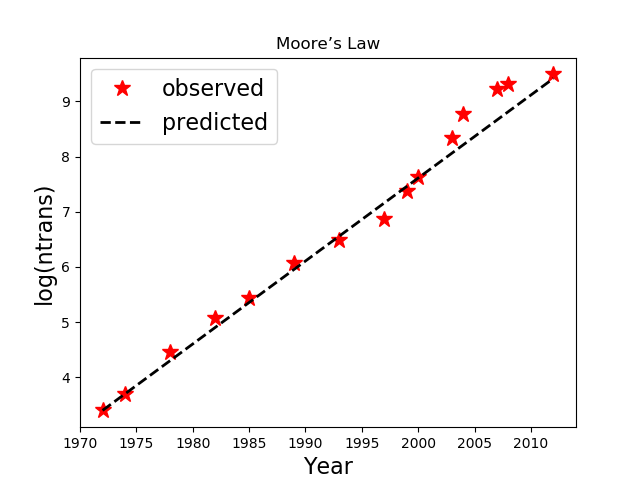

This figure's Python source:
import pylab

# The data - lists of years:
year = [1972, 1974, 1978, 1982, 1985, 1989, 1993, 1997, 1999, 2000, 2003,
2004, 2007, 2008, 2012]
# and number of transistors (ntrans) on CPUs in millions:
ntrans = [0.0025, 0.005, 0.029, 0.12, 0.275, 1.18, 3.1, 7.5, 24.0, 42.0,
220.0, 592.0, 1720.0, 2046.0, 3100.0]
# turn the ntrans list into a pylab array and multiply by 1 million
ntrans = pylab.array(ntrans) * 1.e6
y0, n0 = year[0], ntrans[0]
# A linear array of years spanning the data’s years
y = pylab.linspace(y0, year[-1], year[-1] - y0 + 1)
# Time taken in years for the number of transistors to double
T2 = 2.
moore = pylab.log10(n0) + (y - y0) / T2 * pylab.log10(2)
pylab.plot(year, pylab.log10(ntrans), '*', markersize=12, color='r', markeredgecolor='r', label='observed')
pylab.plot(y, moore, linewidth=2, color='k', linestyle='--', label='predicted')
pylab.legend(fontsize=16, loc='upper left')
pylab.xlabel('Year', fontsize=16)
pylab.ylabel('log(ntrans)', fontsize=16)
pylab.title("Moore’s Law")
pylab.savefig('mooreslaw.png')
